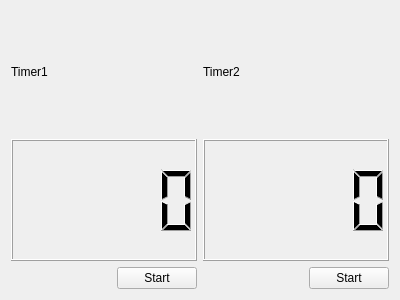
<?xml version="1.0" encoding="UTF-8"?>
<ui version="4.0">
 <class>MyTimer</class>
 <widget class="QWidget" name="MyTimer">
  <property name="geometry">
   <rect>
    <x>0</x>
    <y>0</y>
    <width>400</width>
    <height>300</height>
   </rect>
  </property>
  <property name="windowTitle">
   <string>MyTimer</string>
  </property>
  <layout class="QHBoxLayout" name="horizontalLayout_3">
   <item>
    <layout class="QVBoxLayout" name="verticalLayout">
     <item>
      <widget class="QLabel" name="label">
       <property name="text">
        <string>Timer1</string>
       </property>
      </widget>
     </item>
     <item>
      <widget class="QLCDNumber" name="lcdNumber"/>
     </item>
     <item>
      <layout class="QHBoxLayout" name="horizontalLayout_2">
       <item>
        <spacer name="horizontalSpacer">
         <property name="orientation">
          <enum>Qt::Horizontal</enum>
         </property>
         <property name="sizeHint" stdset="0">
          <size>
           <width>40</width>
           <height>20</height>
          </size>
         </property>
        </spacer>
       </item>
       <item>
        <widget class="QPushButton" name="pushButton">
         <property name="text">
          <string>Start</string>
         </property>
        </widget>
       </item>
      </layout>
     </item>
    </layout>
   </item>
   <item>
    <layout class="QVBoxLayout" name="verticalLayout_2">
     <item>
      <widget class="QLabel" name="label_2">
       <property name="text">
        <string>Timer2</string>
       </property>
      </widget>
     </item>
     <item>
      <widget class="QLCDNumber" name="lcdNumber_2"/>
     </item>
     <item>
      <layout class="QHBoxLayout" name="horizontalLayout">
       <item>
        <spacer name="horizontalSpacer_2">
         <property name="orientation">
          <enum>Qt::Horizontal</enum>
         </property>
         <property name="sizeHint" stdset="0">
          <size>
           <width>40</width>
           <height>20</height>
          </size>
         </property>
        </spacer>
       </item>
       <item>
        <widget class="QPushButton" name="pushButton_2">
         <property name="text">
          <string>Start</string>
         </property>
        </widget>
       </item>
      </layout>
     </item>
    </layout>
   </item>
  </layout>
 </widget>
 <layoutdefault spacing="6" margin="11"/>
 <resources/>
 <connections/>
</ui>
